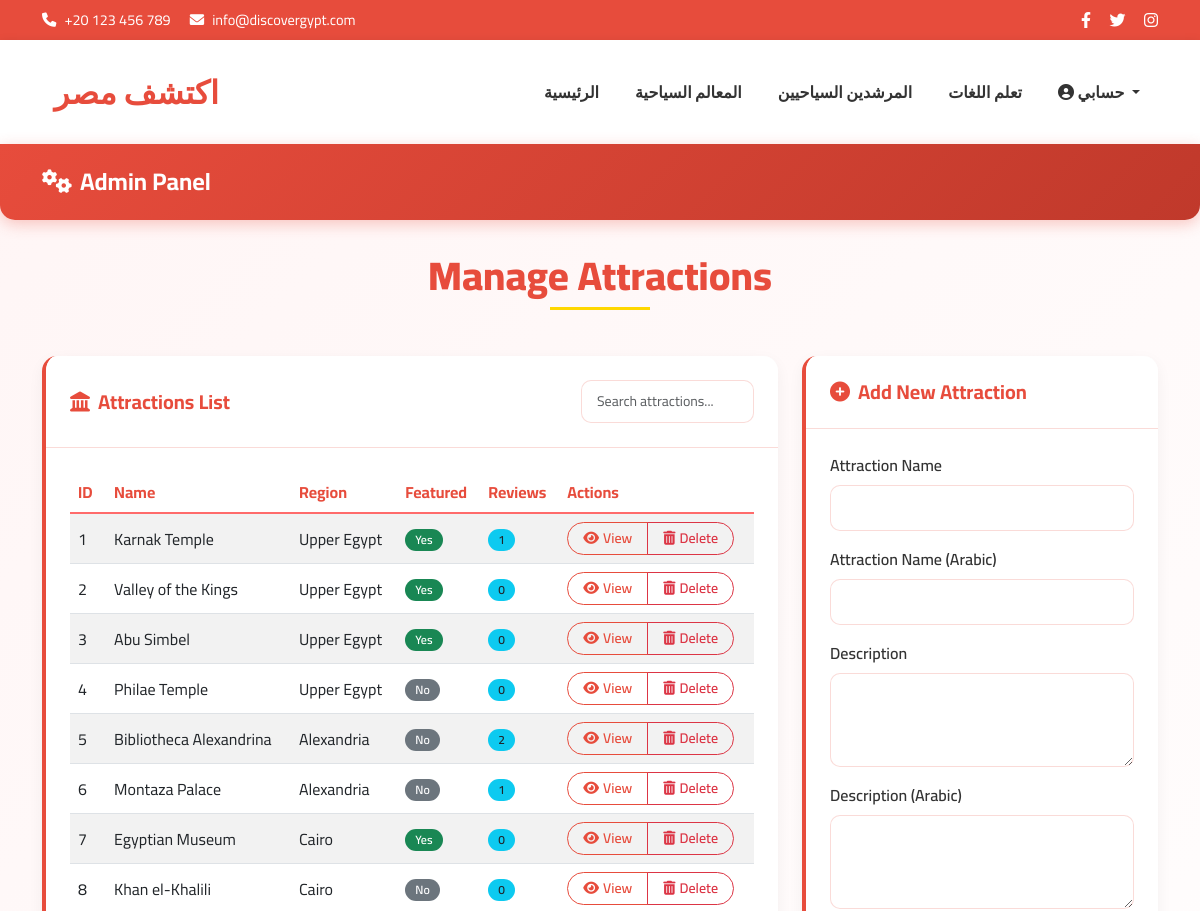
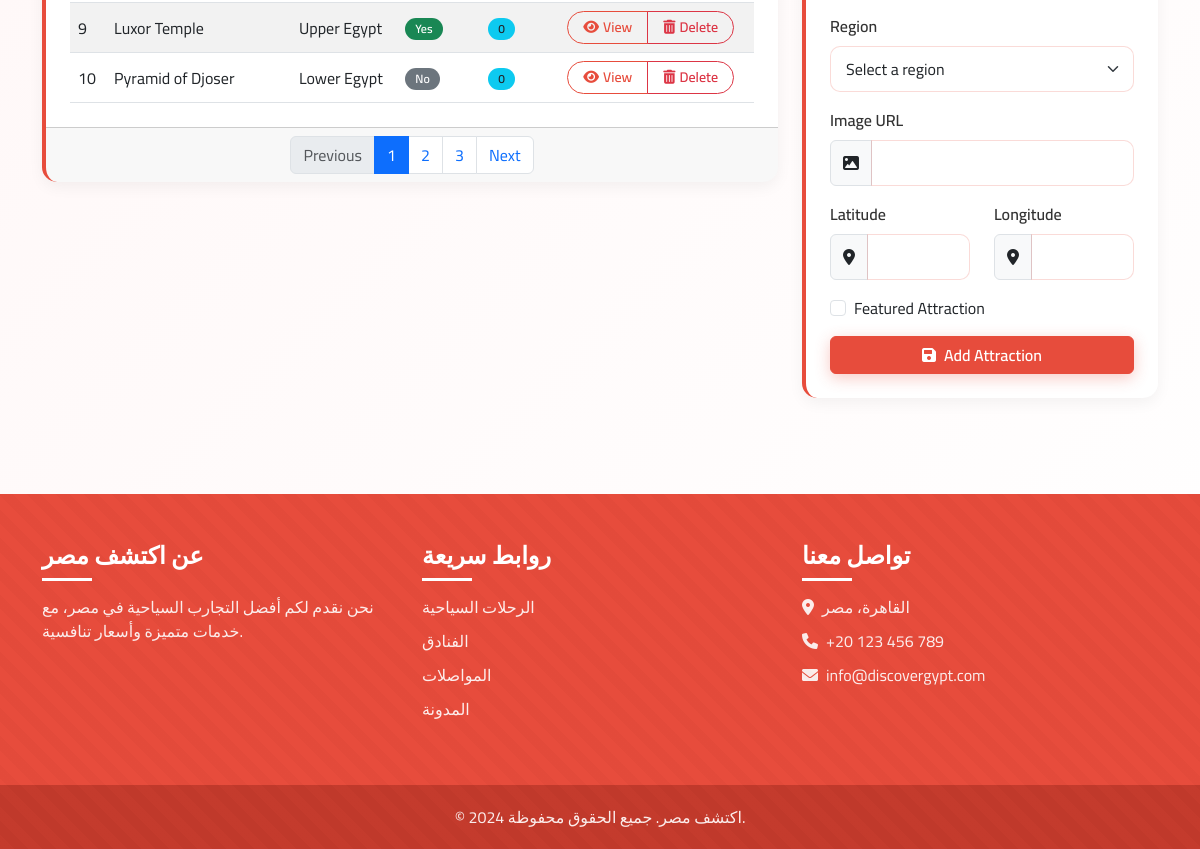
Page /admin/attractions (signed in) on the committed database (2 pictures, top to bottom).
### models.py (models this page shows)
class Attraction(db.Model):
    id = db.Column(db.Integer, primary_key=True)
    name = db.Column(db.String(100), nullable=False)
    name_ar = db.Column(db.String(100), nullable=True)
    description = db.Column(db.Text, nullable=False)
    description_ar = db.Column(db.Text, nullable=True)
    image_url = db.Column(db.String(200), nullable=True)
    address = db.Column(db.String(200), nullable=True)
    latitude = db.Column(db.Float, nullable=True)
    longitude = db.Column(db.Float, nullable=True)
    ticket_price = db.Column(db.String(100), nullable=True)
    opening_hours = db.Column(db.String(100), nullable=True)
    website = db.Column(db.String(200), nullable=True)
    featured = db.Column(db.Boolean, default=False)
    region_id = db.Column(db.Integer, db.ForeignKey('region.id'), nullable=False)
    reviews = db.relationship('Review', backref='attraction', lazy='dynamic')
    restaurants = db.relationship('Restaurant', backref='attraction', lazy='dynamic')
    activities = db.relationship('Activity', backref='attraction', lazy='dynamic')

class Region(db.Model):
    id = db.Column(db.Integer, primary_key=True)
    name = db.Column(db.String(100), nullable=False)
    name_ar = db.Column(db.String(100), nullable=True)
    description = db.Column(db.Text, nullable=True)
    description_ar = db.Column(db.Text, nullable=True)
    attractions = db.relationship('Attraction', backref='region', lazy='dynamic')

### routes.py (the view, shortened to what this page needs)
@main.route('/admin/attractions', methods=['GET', 'POST'])
@login_required
def admin_attractions():
    if not current_user.is_admin:
        flash('You do not have permission to access this page.', 'danger')
        return redirect(url_for('main.index'))
    attractions = Attraction.query.all()
    regions = Region.query.all()
    return render_template('admin/attractions.html',
                          title='Manage Attractions',
                          attractions=attractions,
                          regions=regions)

### templates/admin/attractions.html (shortened to what this page needs)
<!DOCTYPE html>
<html lang="{{ lang }}">
<head>
    <link href="https://cdn.jsdelivr.net/npm/bootstrap@5.3.0/dist/css/bootstrap.min.css" rel="stylesheet">
    <link rel="stylesheet" href="https://cdnjs.cloudflare.com/ajax/libs/font-awesome/6.0.0/css/all.min.css">
</head>
<body>
    <div class="top-header">
        <div class="container">
            <div class="row align-items-center">
                <div class="col-md-6">
                    <div class="contact-info">
                        <span class="me-3"><i class="fas fa-phone me-2"></i>+20 123 456 789</span>
                        <span><i class="fas fa-envelope me-2"></i>info@discovergypt.com</span>
                    </div>
                </div>
                <div class="col-md-6 text-end">
                    <div class="social-icons">
                        <a href="#"><i class="fab fa-facebook-f"></i></a>
                        <a href="#"><i class="fab fa-twitter"></i></a>
                        <a href="#"><i class="fab fa-instagram"></i></a>
                    </div>
                </div>
            </div>
        </div>
    </div>
    <header class="main-header">
        <div class="container">
            <nav class="navbar navbar-expand-lg">
                <a class="navbar-brand logo" href="{{ url_for('main.index') }}">
                     {{ _('اكتشف مصر') }}
                </a>
                <div class="collapse navbar-collapse" id="navbarNav">
                    <ul class="navbar-nav ms-auto">
                        <li class="nav-item">
                            <a class="nav-link" href="{{ url_for('main.index') }}">{{ _('الرئيسية') }}</a>
                        </li>
                        <li class="nav-item">
                            <a class="nav-link" href="{{ url_for('main.attractions') }}">{{ _('المعالم السياحية') }}</a>
                        </li>
                        <li class="nav-item">
                            <a class="nav-link" href="{{ url_for('main.guides') }}">{{ _('المرشدين السياحيين') }}</a>
                        </li>
                        <li class="nav-item">
                            <a class="nav-link" href="{{ url_for('main.language_practice') }}">{{ _('تعلم اللغات') }}</a>
                        </li>
                        {% if current_user.is_authenticated %}
                            <li class="nav-item dropdown">
                                <a class="nav-link dropdown-toggle" href="#" id="userDropdown" role="button" data-bs-toggle="dropdown">
                                    <i class="fas fa-user-circle"></i> {{ _('حسابي') }}
                                </a>
                            </li>
                        {% endif %}
                    </ul>
                </div>
            </nav>
        </div>
    </header>
    <nav class="navbar admin-navbar">
        <div class="container">
            <a class="navbar-brand" href="#">
                <i class="fas fa-cogs me-2"></i>{{ _('Admin Panel') }}
            </a>
        </div>
    </nav>
    <div class="container mt-4 fade-in">
        <div class="text-center mb-4">
            <h1 class="page-title">{{ _('Manage Attractions') }}</h1>
        </div>
        <div class="row mt-4">
            <div class="col-lg-8 slide-up">
                <div class="card">
                    <div class="card-header d-flex justify-content-between align-items-center">
                        <h5><i class="fas fa-landmark me-2"></i>{{ _('Attractions List') }}</h5>
                        <div class="form-group mb-0">
                            <input type="text" class="form-control form-control-sm" placeholder="{{ _('Search attractions...') }}">
                        </div>
                    </div>
                    <div class="card-body">
                        <div class="table-responsive">
                            <table class="table table-striped">
                                <thead>
                                    <tr>
                                        <th>{{ _('ID') }}</th>
                                        <th>{{ _('Name') }}</th>
                                        <th>{{ _('Region') }}</th>
                                        <th>{{ _('Featured') }}</th>
                                        <th>{{ _('Reviews') }}</th>
                                        <th>{{ _('Actions') }}</th>
                                    </tr>
                                </thead>
                                <tbody>
                                    {% for attraction in attractions %}
                                    <tr>
                                        <td>{{ attraction.id }}</td>
                                        <td>{{ attraction.name }}</td>
                                        <td>{{ attraction.region.name }}</td>
                                        <td>
                                            {% if attraction.featured %}
                                            <span class="badge bg-success">{{ _('Yes') }}</span>
                                            {% else %}
                                            <span class="badge bg-secondary">{{ _('No') }}</span>
                                            {% endif %}
                                        </td>
                                        <td>
                                            <span class="badge bg-info text-dark">{{ attraction.reviews.count() }}</span>
                                        </td>
                                        <td>
                                            <div class="btn-group" role="group">
                                                <a href="{{ url_for('main.attraction_detail', attraction_id=attraction.id) }}" class="btn btn-sm btn-outline-primary">
                                                    <i class="fas fa-eye me-1"></i>{{ _('View') }}
                                                </a>
                                                <button type="button" class="btn btn-sm btn-outline-danger delete-btn">
                                                    <i class="fas fa-trash-alt me-1"></i>{{ _('Delete') }}
                                                </button>
                                            </div>
                                        </td>
                                    </tr>
                                    {% endfor %}
                                </tbody>
                            </table>
                        </div>
                    </div>
                    <div class="card-footer text-center">
                        <nav aria-label="Page navigation">
                            <ul class="pagination justify-content-center mb-0">
                                <li class="page-item disabled">
                                    <a class="page-link" href="#" tabindex="-1" aria-disabled="true">{{ _('Previous') }}</a>
                                </li>
                                <li class="page-item active"><a class="page-link" href="#">1</a></li>
                                <li class="page-item"><a class="page-link" href="#">2</a></li>
                                <li class="page-item"><a class="page-link" href="#">3</a></li>
                                <li class="page-item">
                                    <a class="page-link" href="#">{{ _('Next') }}</a>
                                </li>
                            </ul>
                        </nav>
                    </div>
                </div>
            </div>
            <div class="col-lg-4 slide-up">
                <div class="card">
                    <div class="card-header">
                        <h5><i class="fas fa-plus-circle me-2"></i>{{ _('Add New Attraction') }}</h5>
                    </div>
                    <div class="card-body">
                        <form method="POST" action="">
                            <div class="mb-3">
                                <label for="name" class="form-label">{{ _('Attraction Name') }}</label>
                                <input type="text" class="form-control" id="name" name="name" required>
                            </div>
                            <div class="mb-3">
                                <label for="name_ar" class="form-label">{{ _('Attraction Name (Arabic)') }}</label>
                                <input type="text" class="form-control" id="name_ar" name="name_ar">
                            </div>
                            <div class="mb-3">
                                <label for="description" class="form-label">{{ _('Description') }}</label>
                                <textarea class="form-control" id="description" name="description" rows="3" required></textarea>
                            </div>
                            <div class="mb-3">
                                <label for="description_ar" class="form-label">{{ _('Description (Arabic)') }}</label>
                                <textarea class="form-control" id="description_ar" name="description_ar" rows="3"></textarea>
                            </div>
                            <div class="mb-3">
                                <label for="region_id" class="form-label">{{ _('Region') }}</label>
                                <select class="form-select" id="region_id" name="region_id" required>
                                    <option value="" selected disabled>{{ _('Select a region') }}</option>
                                </select>
                            </div>
                            <div class="mb-3">
                                <label for="image_url" class="form-label">{{ _('Image URL') }}</label>
                                <div class="input-group">
                                    <span class="input-group-text"><i class="fas fa-image"></i></span>
                                    <input type="url" class="form-control" id="image_url" name="image_url">
                                </div>
                            </div>
                            <div class="row mb-3">
                                <div class="col-md-6">
                                    <label for="latitude" class="form-label">{{ _('Latitude') }}</label>
                                    <div class="input-group">
                                        <span class="input-group-text"><i class="fas fa-map-marker-alt"></i></span>
                                        <input type="number" class="form-control" id="latitude" name="latitude" step="0.000001">
                                    </div>
                                </div>
                                <div class="col-md-6">
                                    <label for="longitude" class="form-label">{{ _('Longitude') }}</label>
                                    <div class="input-group">
                                        <span class="input-group-text"><i class="fas fa-map-marker-alt"></i></span>
                                        <input type="number" class="form-control" id="longitude" name="longitude" step="0.000001">
                                    </div>
                                </div>
                            </div>
                            <div class="mb-3 form-check">
                                <input type="checkbox" class="form-check-input" id="featured" name="featured">
                                <label class="form-check-label" for="featured">{{ _('Featured Attraction') }}</label>
                            </div>
                            <div class="d-grid">
                                <button type="submit" class="btn btn-primary">
                                    <i class="fas fa-save me-2"></i>{{ _('Add Attraction') }}
                                </button>
                            </div>
                        </form>
                    </div>
                </div>
            </div>
        </div>
    </div>
    <footer class="main-footer">
        <div class="container">
            <div class="row">
                <div class="col-md-4">
                    <h4 class="footer-heading">عن اكتشف مصر</h4>
                    <p>نحن نقدم لكم أفضل التجارب السياحية في مصر، مع خدمات متميزة وأسعار تنافسية.</p>
                </div>
                <div class="col-md-4">
                    <h4 class="footer-heading">روابط سريعة</h4>
                    <ul class="footer-links">
                        <li><a href="/tours">الرحلات السياحية</a></li>
                        <li><a href="/hotels">الفنادق</a></li>
                        <li><a href="/transportation">المواصلات</a></li>
                        <li><a href="/blog">المدونة</a></li>
                    </ul>
                </div>
                <div class="col-md-4">
                    <h4 class="footer-heading">تواصل معنا</h4>
                    <ul class="footer-links">
                        <li><i class="fas fa-map-marker-alt me-2"></i>القاهرة، مصر</li>
                        <li><i class="fas fa-phone me-2"></i>+20 123 456 789</li>
                        <li><i class="fas fa-envelope me-2"></i>info@discovergypt.com</li>
                    </ul>
                </div>
            </div>
        </div>
        <div class="footer-bottom">
            <div class="container">
                <p class="mb-0">© 2024 اكتشف مصر. جميع الحقوق محفوظة.</p>
            </div>
        </div>
    </footer>
</body>
</html>

### rows in the picture
Attraction: id "1", name "Karnak Temple", region.name "Upper Egypt", reviews.count "1"
Attraction: id "2", name "Valley of the Kings", region.name "Upper Egypt", reviews.count "0"
Attraction: id "3", name "Abu Simbel", region.name "Upper Egypt", reviews.count "0"
Attraction: id "4", name "Philae Temple", region.name "Upper Egypt", reviews.count "0"
Attraction: id "5", name "Bibliotheca Alexandrina", region.name "Alexandria", reviews.count "2"
Attraction: id "6", name "Montaza Palace", region.name "Alexandria", reviews.count "1"
Attraction: id "7", name "Egyptian Museum", region.name "Cairo", reviews.count "0"
Attraction: id "8", name "Khan el-Khalili", region.name "Cairo", reviews.count "0"
Attraction: id "9", name "Luxor Temple", region.name "Upper Egypt", reviews.count "0"
Attraction: id "10", name "Pyramid of Djoser", region.name "Lower Egypt", reviews.count "0"

### other values in the picture
form field region_id "Select a region"
